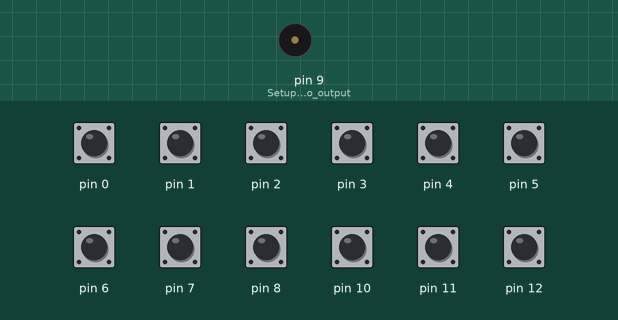
The sketch below on a simulated Arduino Uno, built with avr-gcc and run on an emulated ATmega328P. Parts: buzzer (waves = sounding). The test bench sets the inputs (shaded band); at power-on: pin 0–8, pin 10–12 HIGH.

Above: at 1.2 s.
1.3 s: pin 0 pulled LOW for 0.15 s
At 1.7 s:
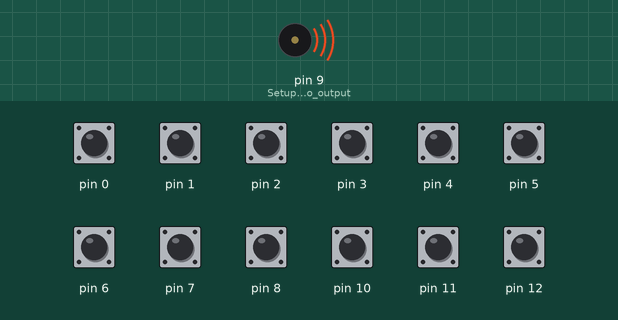
Timing chart, 0 to 4.3 s (numbered marks = the images above; inputs shaded):
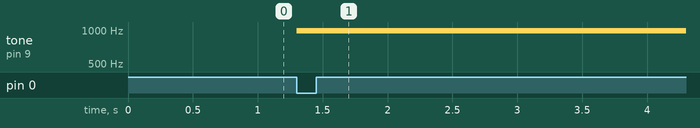

The sketch:

HyveTuningHelper.ino
```cpp
// Hyve Tuning
// Skot Wiedmann
// 2018.02.05

// Pin 9 is audio output
// Pin 0, 1, 2, 3, 4, 5, 6, 7, 8, 10, 11, 12 are buttons to ground for each note

// Actual frequencies of the notes C6 through B6 with zero added for easy coding below
const int noteFreq[] = { 1976, 1865, 1760, 1661, 1568, 1480, 1397, 1319, 1245, 0, 1175, 1109, 1047 };
int noteCount[13];                      	// The number of clock cycles counted for each pitch

void setup ()
{
  TCCR1A = 0b01000000;                  	// Setup timer to toggle on compare match
  TCCR1B = 0b00001001;                  	// Setup timer for CTC mode
  for (int i=0; i<13; i++){
	pinMode (i, INPUT_PULLUP);          	// Setup all the button inputs
	noteCount[i] = 16000000 / noteFreq[i];  // Populate note counts based on frequency
  }
	pinMode (9, OUTPUT) ;               	// Setup audio output
}

void loop ()
{
  for (int i=0; i<13; i++){
	if (digitalRead(i) == LOW && i!=9) {	// Scan through buttons for any pressed, skip output pin
    	OCR1A = noteCount[i];           	// Update timer count for the note pressed
	}
  }
}
```

Measured:
- after the input at 1.3 s, tone on pin 9 (Setup_audio_output): silent → 988 Hz at once
